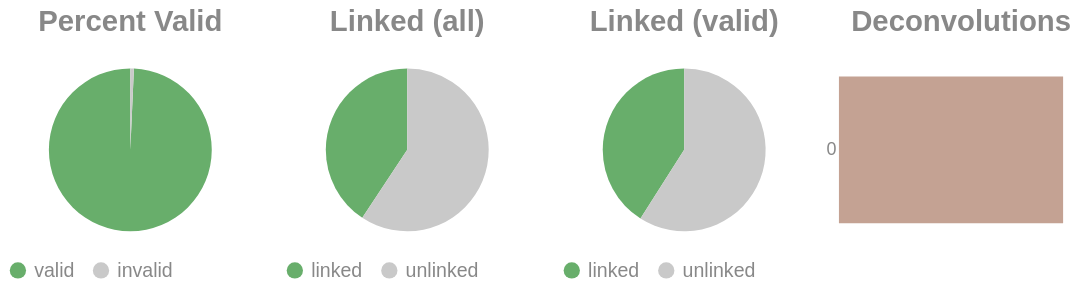

The notebook cell saved with this chart:
### Code cell
if SKIPLR:
    pass
else:
    clash = Counter()
    for i in valids['molecule'].to_list():
        _mol = i.split("-")
        if len(_mol) == 1:
            clash.update('0')
        else:
            clash.update(_mol[-1])

    _d = {"deconvolutions": [], 'count': []}
    for k,v in clash.items():
        _d['deconvolutions'].append(k)
        _d['count'].append(v)

    tot_valid = valids['reads'].sum()
    mask = valids['reads'] >= 2
    n_linked_reads = valids.filter(mask)['reads'].sum()
    if n_linked_reads == 0:
        print_html("No linked molecules (>=2 reads) were detected; skipping linked-only distributions.")
        SKIPLR = True
    else:
        perc_valid = round(tot_valid / n_reads, 4)
        linked_perc_abs = round(n_linked_reads / n_reads, 4)
        linked_perc = round(n_linked_reads / tot_valid, 4)

    _valid = pl.DataFrame({"valids": ['valid', 'invalid'], "count": [tot_valid, n_reads - tot_valid]})
    _linked_abs = pl.DataFrame({"linked (absolute)": ['linked', 'unlinked'], "count": [n_linked_reads, n_reads - n_linked_reads]})
    _linked_rel = pl.DataFrame({"linked (valids)": ['linked', 'unlinked'], "count": [n_linked_reads, tot_valid - n_linked_reads]})

    (
        alt.hconcat(
            piechart(_valid, goodval = 'valid', title = "Percent Valid"),
            piechart(_linked_abs, goodval = "linked", title =  "Linked (all)"),
            piechart(_linked_rel, goodval = "linked", title =  "Linked (valid)"),
            convolutionbar(pl.DataFrame(_d), title = "Deconvolutions"),
            center = True,
            bounds = 'flush'
        )
        .resolve_scale(color='independent')
        .resolve_legend('independent')
        .properties(usermeta={'embedOptions': {"actions": False}})
    ).display()

### Figure 1 — Vega-Lite specification as saved in the notebook (floating-point values rounded to 4 significant figures)
{"width": "container", "height": 400, "config": {"title": {"anchor": "start", "dy": -15, "fontSize": 18, "color": "#888888", "subtitleColor": "#888888", "subtitleFontSize": 14}, "arc": {"fill": "#0072B2"}, "axis": {"domainColor": "#888888", "domainWidth": 0.5, "gridWidth": 0.2, "grid": false, "titleFontWeight": 400, "titleFontSize": 15, "labelFontSize": 11, "labelColor": "#888888", "tickColor": "#888888", "tickWidth": 0.2, "titleColor": "#888888"}, "axisBand": {"grid": false}, "axisX": {"grid": true, "tickSize": 10, "domainCap": "round"}, "axisY": {"domain": false, "grid": true, "tickSize": 0, "domainCap": "round"}, "background": "transparent", "header": {"labelFontSize": 15, "labelColor": "#888888", "titleFontSize": 15, "titleFontWeight": 600, "titleColor": "#888888"}, "legend": {"labelFont": "sans-serif", "labelFontSize": 12, "labelColor": "#888888", "symbolSize": 100, "symbolType": "circle", "titleFontSize": 12, "titlePadding": 10, "titleColor": "#888888", "title": null}, "range": {"category": ["#E69F00", "#56B4E9", "#009E73", "#F0E442", "#0072B2", "#D55E00", "#CC79A7", "#000000"], "diverging": ["#cfe8f3", "#a2d4ec", "#73bfe2", "#46abdb", "#1696d2", "#12719e"]}, "area": {"fill": "#0072B2", "fillOpacity": 0.7, "line": true, "strokeOpacity": 0.7}, "line": {"color": "#0072B2", "stroke": "#0072B2", "strokeWidth": 2}, "trail": {"color": "#0072B2", "stroke": "#0072B2", "strokeWidth": 0, "size": 1}, "point": {"filled": true, "fillOpacity": 1.0, "size": 95}, "text": {"color": "#888888", "fontSize": 11, "align": "right", "fontWeight": 400, "size": 11}, "bar": {"fill": "#0072B2", "stroke": null}, "view": {"stroke": null, "continuousWidth": 660, "continuousHeight": 400}}, "hconcat": [{"data": {"name": "data-233674542666f70c0ac57dbc4087fee6"}, "mark": {"type": "arc"}, "encoding": {"color": {"field": "valids", "legend": {"orient": "bottom", "title": null}, "scale": {"domain": ["valid", "invalid"], "range": ["#68ae6b", "#C9C9C9"]}, "title": "Valids", "type": "nominal"}, "theta": {"field": "count", "type": "quantitative"}, "tooltip": [{"field": "valids", "title": "Valids", "type": "ordinal"}, {"field": "percent", "format": ".2%", "title": "Percent", "type": "quantitative"}, {"field": "count", "title": "Count", "type": "quantitative"}]}, "height": 100, "title": {"text": "Percent Valid", "align": "center", "anchor": "middle"}, "transform": [{"calculate": "datum.count / 14758834", "as": "percent"}], "width": 150}, {"data": {"name": "data-be7fed512a29d6ac2f741d4cb2d5579d"}, "mark": {"type": "arc"}, "encoding": {"color": {"field": "linked (absolute)", "legend": {"orient": "bottom", "title": null}, "scale": {"domain": ["linked", "unlinked"], "range": ["#68ae6b", "#C9C9C9"]}, "title": "Linked (Absolute)", "type": "nominal"}, "theta": {"field": "count", "type": "quantitative"}, "tooltip": [{"field": "linked (absolute)", "title": "Linked (Absolute)", "type": "ordinal"}, {"field": "percent", "format": ".2%", "title": "Percent", "type": "quantitative"}, {"field": "count", "title": "Count", "type": "quantitative"}]}, "height": 100, "title": {"text": "Linked (all)", "align": "center", "anchor": "middle"}, "transform": [{"calculate": "datum.count / 14758834", "as": "percent"}], "width": 150}, {"data": {"name": "data-73e68677b46979d7082ed2a4a354f1cc"}, "mark": {"type": "arc"}, "encoding": {"color": {"field": "linked (valids)", "legend": {"orient": "bottom", "title": null}, "scale": {"domain": ["linked", "unlinked"], "range": ["#68ae6b", "#C9C9C9"]}, "title": "Linked (Valids)", "type": "nominal"}, "theta": {"field": "count", "type": "quantitative"}, "tooltip": [{"field": "linked (valids)", "title": "Linked (Valids)", "type": "ordinal"}, {"field": "percent", "format": ".2%", "title": "Percent", "type": "quantitative"}, {"field": "count", "title": "Count", "type": "quantitative"}]}, "height": 100, "title": {"text": "Linked (valid)", "align": "center", "anchor": "middle"}, "transform": [{"calculate": "datum.count / 14654826", "as": "percent"}], "width": 150}, {"data": {"name": "data-e137241ed861d80bb3d93495b4694a0b"}, "mark": {"type": "bar"}, "encoding": {"color": {"field": "deconvolutions", "legend": null, "scale": {"scheme": "lightgreyred"}, "type": "nominal"}, "tooltip": [{"field": "deconvolutions", "title": "Deconvolutions", "type": "ordinal"}, {"field": "percent", "format": ".2%", "title": "Percent", "type": "quantitative"}, {"field": "count", "title": "Count", "type": "quantitative"}], "x": {"axis": null, "field": "count", "type": "quantitative"}, "y": {"field": "deconvolutions", "sort": "ascending", "title": null, "type": "nominal"}}, "height": 100, "title": {"text": "Deconvolutions", "align": "center", "anchor": "middle"}, "transform": [{"calculate": "datum.count / 11009021", "as": "percent"}], "width": 150}], "bounds": "flush", "center": true, "resolve": {"legend": {"angle": "independent"}, "scale": {"color": "independent"}}, "usermeta": {"embedOptions": {"actions": false}}, "$schema": "https://vega.github.io/schema/vega-lite/v6.1.0.json", "datasets": {"data-233674542666f70c0ac57dbc4087fee6": [{"valids": "valid", "count": 14654826}, {"valids": "invalid", "count": 104008}], "data-be7fed512a29d6ac2f741d4cb2d5579d": [{"linked (absolute)": "linked", "count": 6005996}, {"linked (absolute)": "unlinked", "count": 8752838}], "data-73e68677b46979d7082ed2a4a354f1cc": [{"linked (valids)": "linked", "count": 6005996}, {"linked (valids)": "unlinked", "count": 8648830}], "data-e137241ed861d80bb3d93495b4694a0b": [{"deconvolutions": "0", "count": 11009021}]}}
